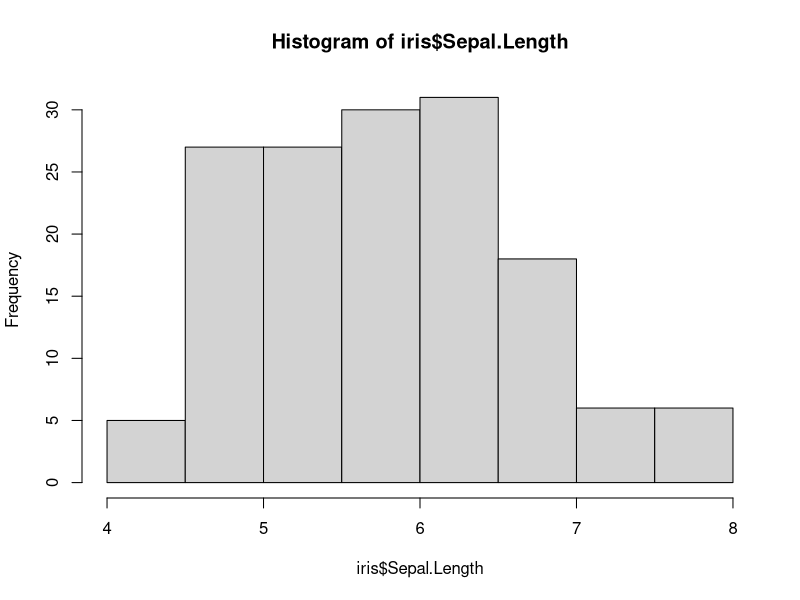
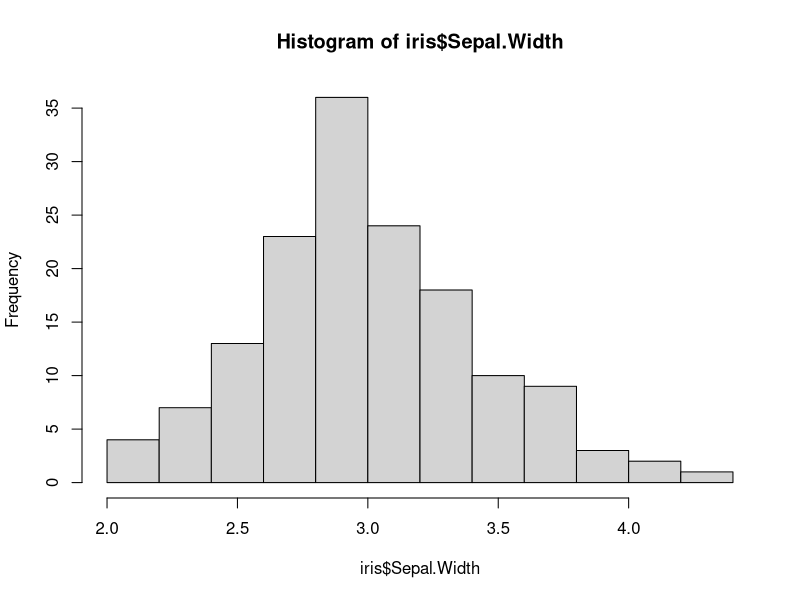
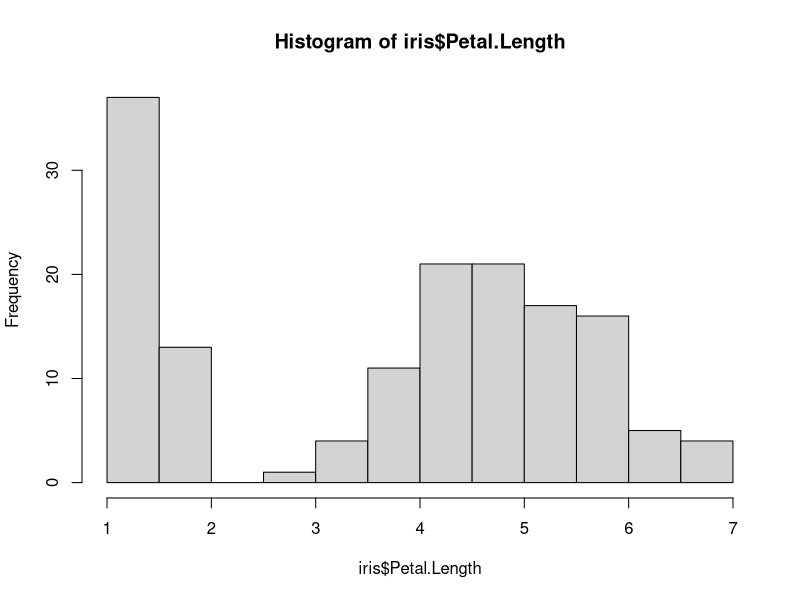
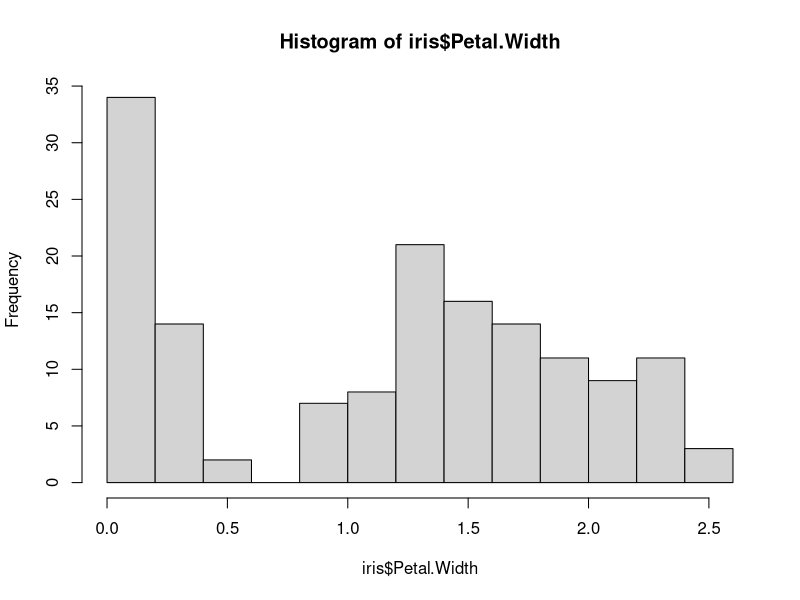
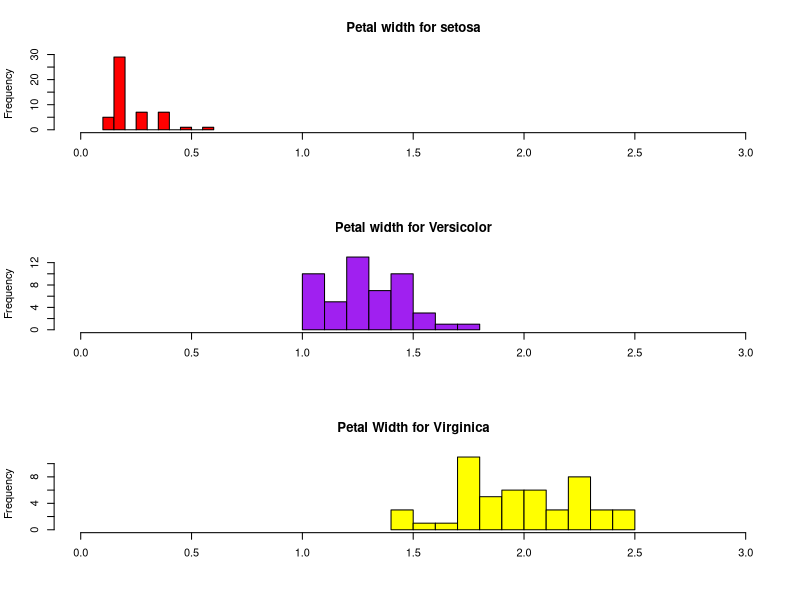

These figures' R source, in order:
#title:HIstogram Plot
#Basic Data Graphics
#Author:Hrishikesh Tripathi
#Plotting Histogram using iris data #####
library(datasets)


#Load data
head(iris)

#Basic Histogram
hist(iris$Sepal.Length)
hist(iris$Sepal.Width)
hist(iris$Petal.Length)
hist(iris$Petal.Width)

#Histogram BY groups

#put graphs in  rows and column

par(mfrow=c(3,1)) #par is used to pass parameter,c is  used for concatenate,where 3 represent  Number of  rows and 1 number of  column

hist(iris$Petal.Width [iris$Species=="setosa"],
     xlim=c(0,3),
     breaks = 9,
     main = "Petal width for setosa",
     xlab="",
     col="red" )

hist(iris$Petal.Width[iris$Species=="versicolor"],
     xlim=c(0,3),
     breaks=9,
     main = "Petal width for Versicolor",
     xlab = "",
     col = "purple")

hist(iris$Petal.Width [iris$Species == "virginica"],
     xlim = c(0, 3),
     breaks = 9,
     main = "Petal Width for Virginica",
     xlab = "",
     col = "yellow")

#restore graphic parameter
par(mfrow=c(1,1))

# Clear environment
rm(list = ls()) 

# Clear packages
detach("package:datasets", unload = TRUE)  # For base

# Clear plots
dev.off()  # But only if there IS a plot

# Clear console
cat("\014")  # ctrl+L

#:):

